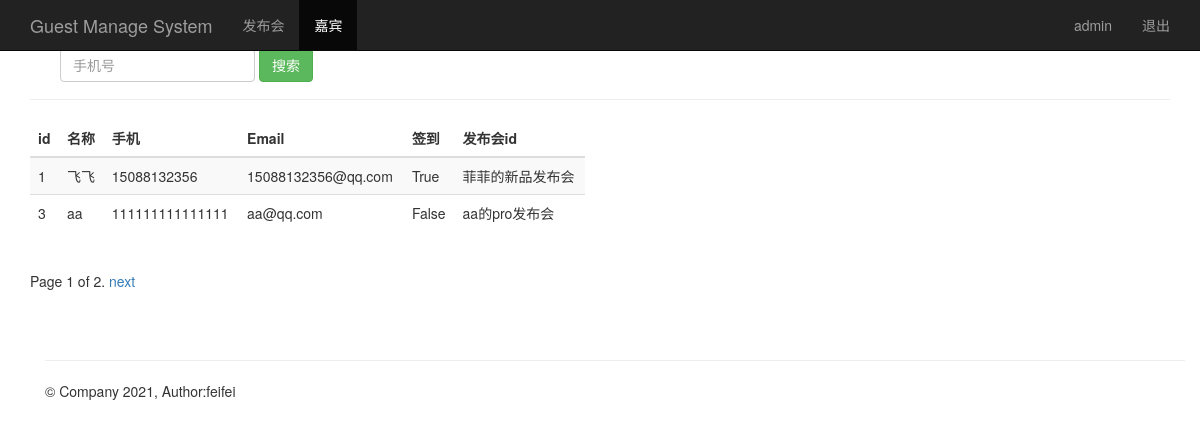
Page /search_phone/ (signed in) on the earlier database version.
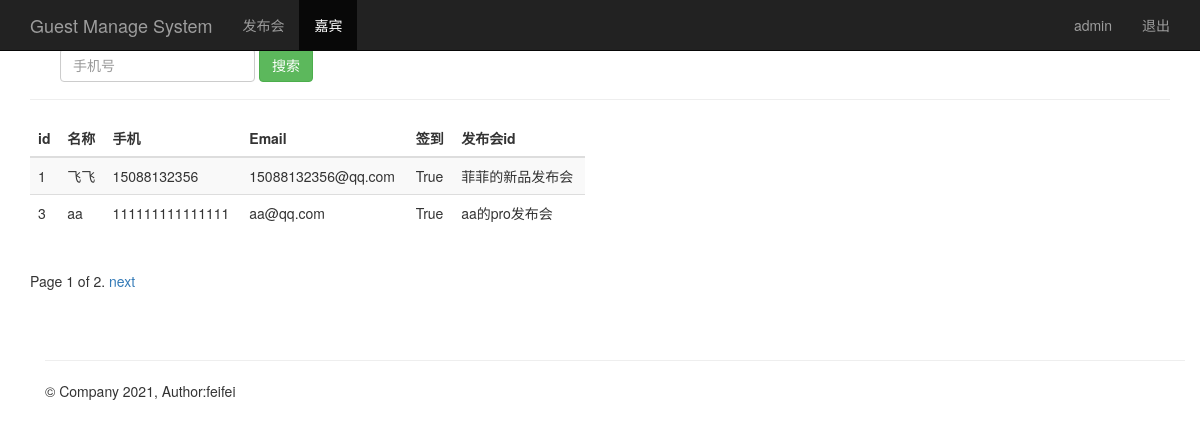
Same page on the later database version.
### loginApp/models.py (models this page shows, shortened)
class Guest(models.Model):
    event = models.ForeignKey(Event,on_delete=models.CASCADE)   #关联发布会id
    realname =models.CharField(max_length=64)  #来宾姓名
    phone = models.CharField(max_length=16)  #手机号
    email =models.EmailField() #邮箱
    sign = models.BooleanField()  #签到状态
    create_time = models.DateTimeField(auto_now=True)  #创建时间，自动获取当前时间
    class Meta:
        unique_together = ('event','phone')

class Event(models.Model):
    name = models.CharField(max_length=100)  #发布会标题
    limit = models.IntegerField() #参加人数
    status = models.BooleanField()  #状态，表示该发布会是否启用
    address = models.CharField(max_length=200)  #发布会地址
    start_time = models.DateTimeField('events time')  #发布会开始时间
    create_time = models.DateTimeField(auto_now=True)  #创建时间，自动获取当前时间
    '''
    python 如何将对象以str的方式显示出来
    '''
    def __str__(self):
        return self.name

### loginApp/views.py (the view)
# urls.py: url(r'^search_phone/',views.search_phone),
@login_required
def search_phone(request):
    username = request.session.get('user','')
    search_phone = request.GET.get('phone','')
    page = request.GET.get('page')
    guest_list = Guest.objects.filter(phone__contains=search_phone)
    paginator = Paginator(guest_list,2)
    try:
        contents = paginator.page(page)
    except PageNotAnInteger:
        contents = paginator.page(1)
    except EmptyPage:
        contents = paginator.page(paginator.num_pages)
    return render(request,'guest_manage.html',{'user':username,'guests':contents})

### loginApp/templates/guest_manage.html (shortened to what this page needs)
{% extends "base.html" %}
{% block content %}
    <nav class="navbar navbar-inverse navbar-fixed-top">
      <div class="container">
        <div class="navbar-header">
          <a class="navbar-brand" href="/guest_manage/">Guest Manage System</a>
        </div>
        <div id="navbar" class="collapse navbar-collapse">
          <ul class="nav navbar-nav">
            <li><a href="/event_manage/">发布会</a></li>
            <li class="active"><a href="#about">嘉宾</a></li>
          </ul>
          <ul class="nav navbar-nav navbar-right">
           <li><a href="#">{{user}}</a></li>
           <li><a href="/logout/">退出</a></li>
         </ul>
        </div>
      </div>
    </nav>
    <div class="container theme-showcase" role="main">
      <div class="page-header">
        <div id="navbar" class="navbar-collapse collapse">
          <form class="navbar-form" method="get" action="/search_phone/">
            <div class="form-group">
              <input name="phone" type="text" placeholder="手机号" class="form-control">
            </div>
            <button type="submit" class="btn btn-success">搜索</button>
          </form>
        </div>
      </div>
      <div class="row">
        <div class="col-md-6">
          <table class="table table-striped">
            <thead>
              <tr>
                <th>id</th>
                <th>名称</th>
                <th>手机</th>
                <th>Email</th>
                <th>签到</th>
                <th>发布会id</th>
              </tr>
            </thead>
            <tbody>
              {% for guest in guests %}
                <tr>
                  <td>{{ guest.id }}</td>
                  <td>{{ guest.realname }}</td>
                  <td>{{ guest.phone }}</td>
                  <td>{{ guest.email }}</td>
                  <td>{{ guest.sign }}</td>
                  <td>{{ guest.event }}</td>
                </tr>
             {% endfor %}
            </tbody>
          </table>
        </div>
      </div>
    <div class="pagination">
      <span class="step-links">
          <span class="current">
            Page {{ guests.number }} of {{ guests.paginator.num_pages }}.
          </span>
        {% if guests.has_next %}
          {% if phone %}
            <a href="?phone={{ phone }}&page={{ guests.next_page_number }}">next</a>
          {% else %}
            <a href="?page={{ guests.next_page_number }}">next</a>
          {% endif %}
        {% endif %}
      </span>
    </div>
{% endblock %}

Differences in the rows shown:
changed Guest "aa": sign "False" → "True"
